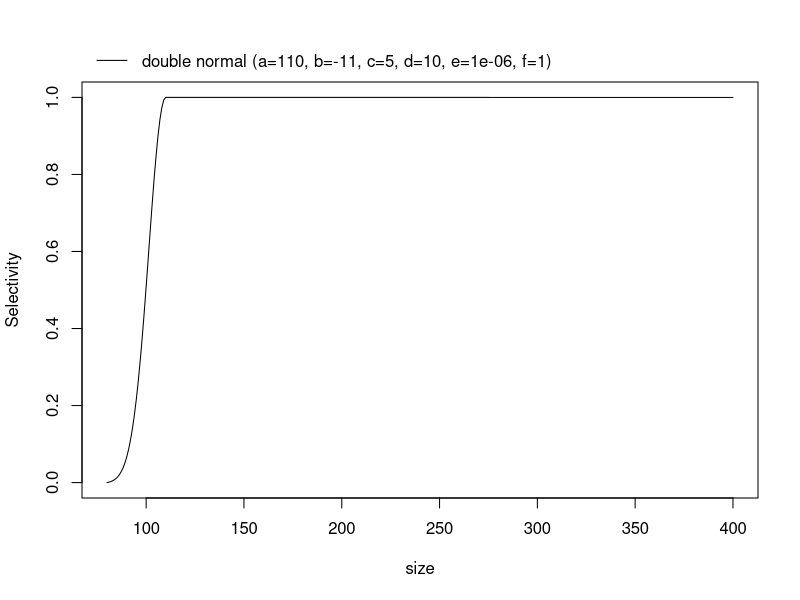

Write R code to recreate this figure.
# selectivity functions

#' Calculate values for length logistic selectivity
#'
#' @param len A vector of lengths or ages
#' @param a The inflection point
#' @param b The 95% width
#' @return The selectivity curve as a vector
logistic1.fn <- function(len, a, b) {
  neglog19 <- -1 * log(19)
  denom <- 1. + exp(neglog19 * (len - a) / b)
  sel <- 1 / denom
  return(sel)
}

#' Calculate values for double normal selectivity
#'
#' @param x A vector of lengths or ages
#' @param a The peak
#' @param b The top
#' @param c The ascending width
#' @param d The Descending width
#' @param e The initial value
#' @param f The final value
#' @param use_e_999 Is -999 used for the initial value?
#' @param use_f_999 Is -999 used for the final value?
#' @return The double normal selectivity curve given the parameters as a vector
doubleNorm24.fn <- function(x, a, b, c, d, e, f, use_e_999, use_f_999) {
  # TODO: check if function not handling f < -1000 correctly (and -999 vals)
  if (use_e_999) {
    e <- -999
  }
  if (use_f_999) {
    f <- -999
  }
  if (e == 0) { # Avoid errors on the bounds
    e <- 1 - 0.999955 # an input that results in approx -10
  }
  if (e == 1) {
    e <- 0.999955 # an input that results in approx 10
  }
  if (e > 0) {
    e <- log(e / (1 - e)) # transform input to logit
  }
  
  if (f == 0) { # Avoid errors on the bounds
    f <- 1 - 0.999955 # an input that results in approx -10
  }
  if (f == 1) {
    f <- 0.999955 # an input that results in approx 10
  }
  if (f > 0) {
    f <- log(f / (1 - f)) # transform input to logit
  }
  sel <- rep(NA, length(x))
  startbin <- 1
  peak <- a
  upselex <- exp(c)
  downselex <- exp(d)
  final <- f
  if (e < -1000) {
    j1 <- -1001 - round(e)
    sel[1:j1] <- 1e-06
  }
  if (e >= -1000) {
    j1 <- startbin - 1
    if (e > -999) {
      point1 <- 1 / (1 + exp(-e))
      t1min <- exp(-(x[startbin] - peak)^2 / upselex)
    }
  }
  if (f < -1000) {
    j2 <- -1000 - round(f)
  }
  if (f >= -1000) {
    j2 <- length(x)
  }
  bin_width <- x[2] - x[1]
  peak2 <- peak + bin_width + (0.99 * x[j2] - peak - bin_width) / (1 +
                                                                     exp(-b))
  if (f > -999) {
    point2 <- 1 / (1 + exp(-final))
    t2min <- exp(-(x[j2] - peak2)^2 / downselex)
  }
  t1 <- x - peak
  t2 <- x - peak2
  join1 <- 1 / (1 + exp(-(20 / (1 + abs(t1))) * t1))
  join2 <- 1 / (1 + exp(-(20 / (1 + abs(t2))) * t2))
  if (e > -999) {
    asc <- point1 + (1 - point1) * (exp(-t1^2 / upselex) -
                                      t1min) / (1 - t1min)
  }
  if (e <= -999) {
    asc <- exp(-t1^2 / upselex)
  }
  if (f > -999) {
    dsc <- 1 + (point2 - 1) * (exp(-t2^2 / downselex) -
                                 1) / (t2min - 1)
  }
  if (f <= -999) {
    dsc <- exp(-(t2)^2 / downselex)
  }
  idx.seq <- (j1 + 1):j2
  sel[idx.seq] <- asc[idx.seq] * (1 - join1[idx.seq]) + join1[idx.seq] * (1 -
                                                                            join2[idx.seq] + dsc[idx.seq] * join2[idx.seq])
  if (startbin > 1 && e >= -1000) {
    sel[1:startbin] <- (x[1:startbin] / x[startbin])^2 *
      sel[startbin]
  }
  if (j2 < length(x)) {
    sel[(j2 + 1):length(x)] <- sel[j2]
  }
  return(sel)
}

wrapper.fn=function(x,a.dn,b.dn,c.dn,d.dn,e.dn,f.dn,a.log,b.log,out.logis=TRUE)
{
  Sel.dn=doubleNorm24.fn(x,a=a.dn,b=b.dn, c=c.dn, d=d.dn, e=e.dn, f=f.dn,use_e_999=FALSE, use_f_999=FALSE)
  Sel.log=logistic1.fn(len=x,a=a.log, b=b.log)
  
  par(xpd=T)
  plot(x,Sel.dn,ylab='Selectivity',xlab='size',type='l')
  if(out.logis)
  {
    lines(x,Sel.log,col=2)
    legend('topleft',c(paste('double normal (a=',a.dn,', b=',b.dn,', c=',c.dn,', d=',d.dn,', e=',e.dn,', f=',f.dn,')',sep=''),
                       paste('logistic(a=',a.log,', b=',b.log,')',sep='')), inset=c(0,-0.1),
           lty=1,col=1:2,bty='n')
  }
  if(!out.logis)
  {
    legend('topleft',paste('double normal (a=',a.dn,', b=',b.dn,', c=',c.dn,', d=',d.dn,', e=',e.dn,', f=',f.dn,')',sep=''),
                       inset=c(0,-0.1),
           lty=1,col=1:2,bty='n')
  }
  
}
#wrapper.fn(x=85:300,a.dn=130,b.dn=-11,c.dn=9,d.dn=8,e.dn=-999,f.dn=-999,a.log=325,b.log=20)
#wrapper.fn(x=90:500,a.dn=150,b.dn=-1,c.dn=7,d.dn=8,e.dn=-999,f.dn=-999,a.log=325,b.log=10)
wrapper.fn(x=80:400,a.dn=110,b.dn=-11,c.dn=5,d.dn=10,e.dn=0.000001,f.dn=1,a.log=325,b.log=20,out.logis=FALSE)
